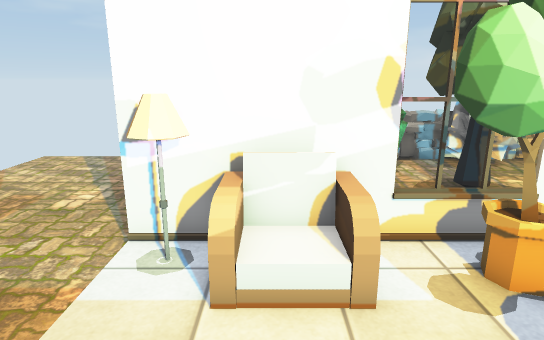
view 1 (above)

24 first-person views from a walk through a scene from a Unity 3-D project. The camera is 1.2 m above the floor, tilts 14° down and sees 75° across. The floor is counted in squares, 0.5 m on a side. Each view is taken from the middle of a square. On the plan, view 1 faces up. The plan holds only what a view shows up to about 20 squares ahead; the rest is blank. The place goes on beyond the plan. The player is left out. Some animated figures are not drawn. Some surface patterns are stand-ins.

view 2
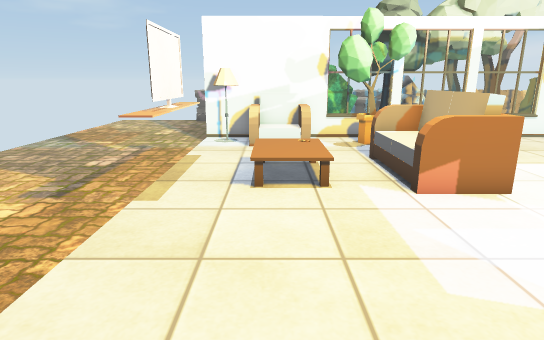

view 3
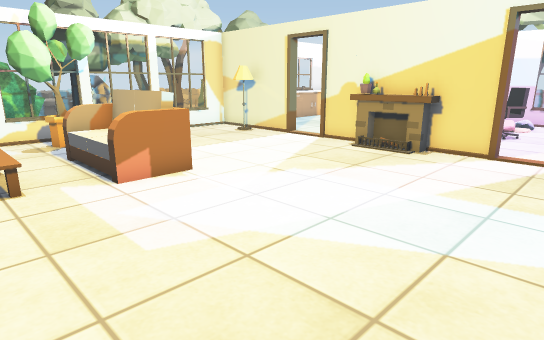

view 4
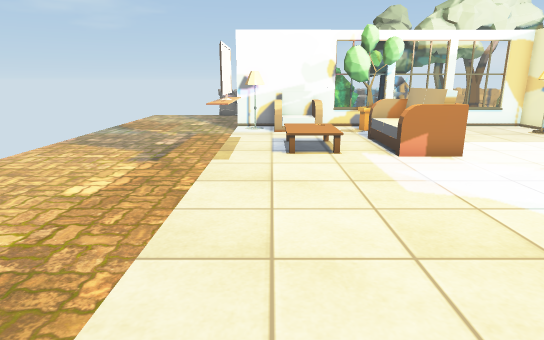

view 5
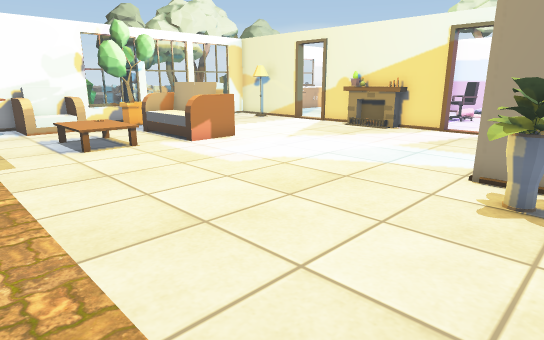

view 6
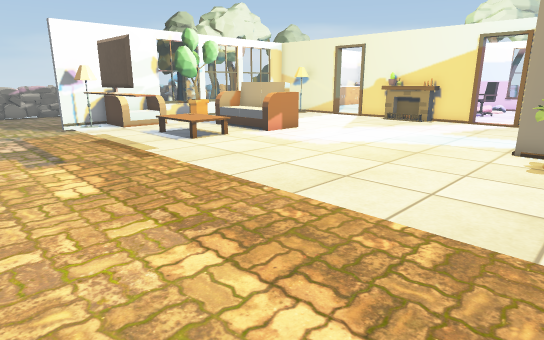

view 7
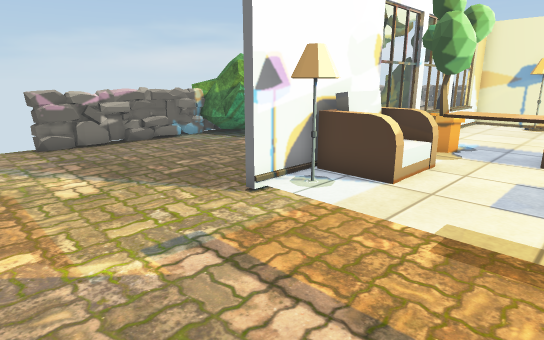

view 8
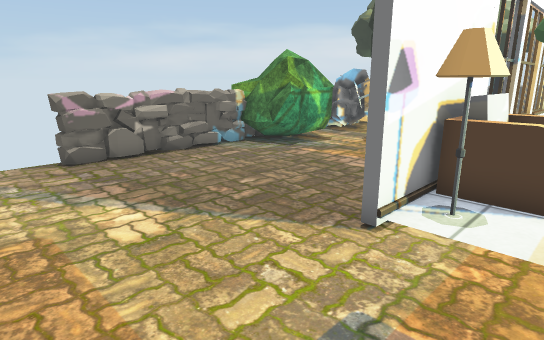

view 9
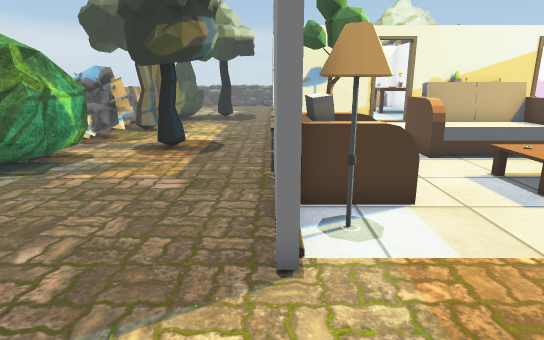

view 10
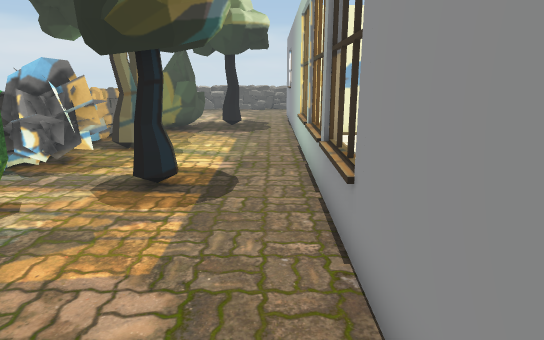

view 11
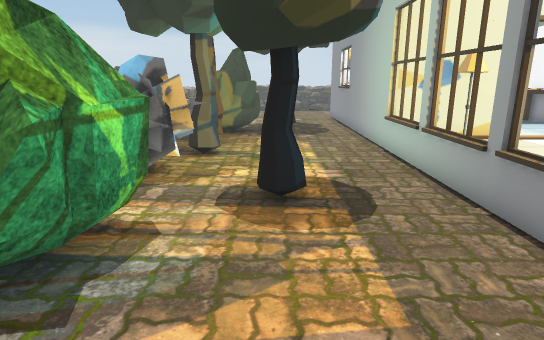

view 12
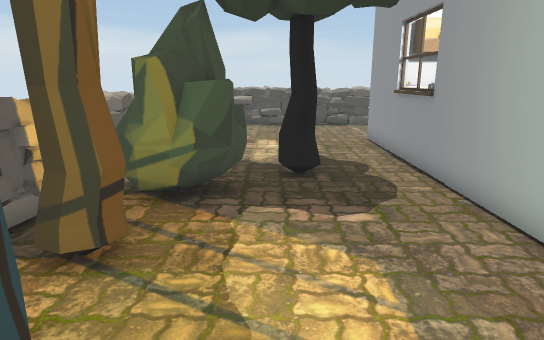

view 13
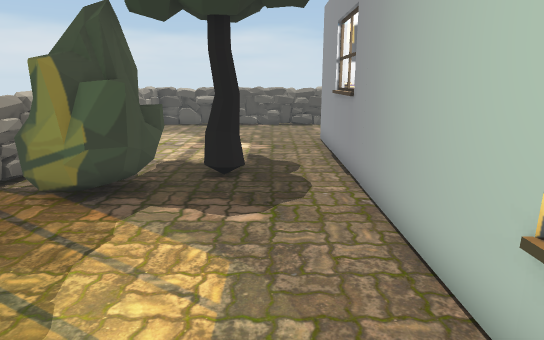

view 14
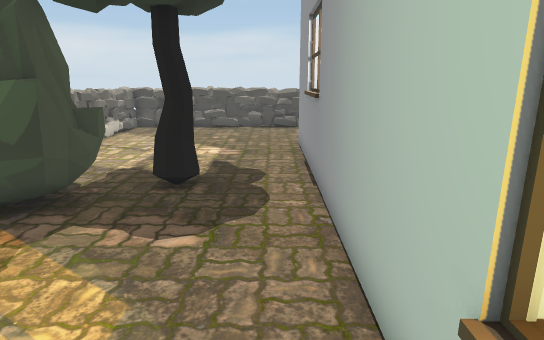

view 15
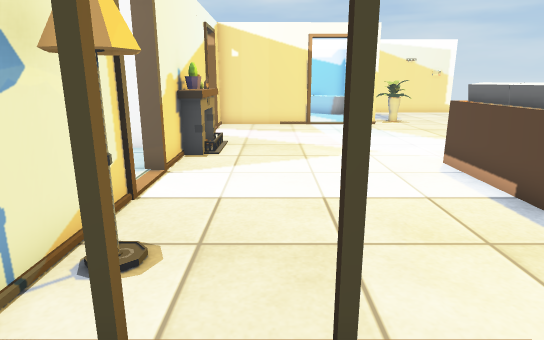

view 16
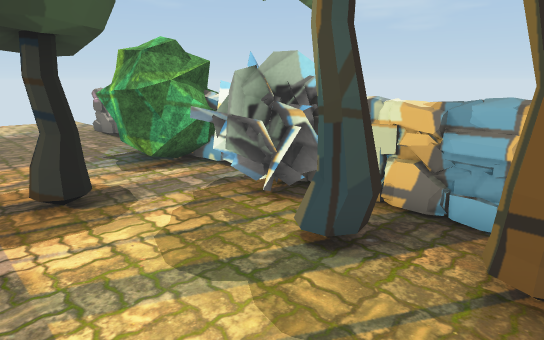

view 17
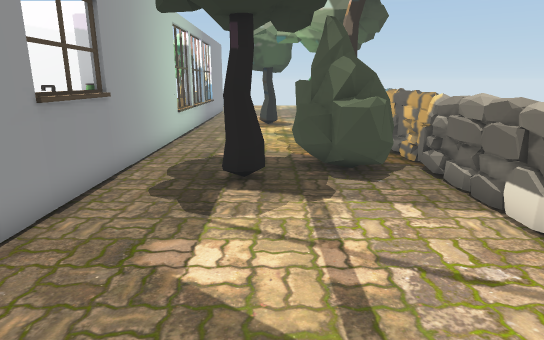

view 18
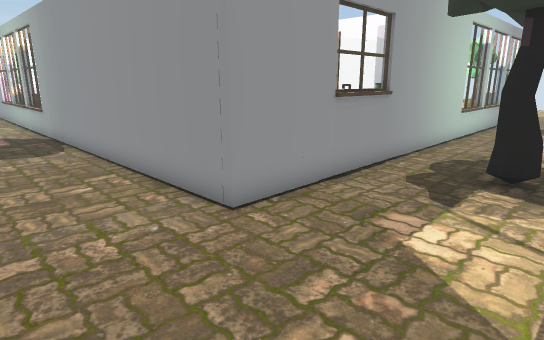

view 19
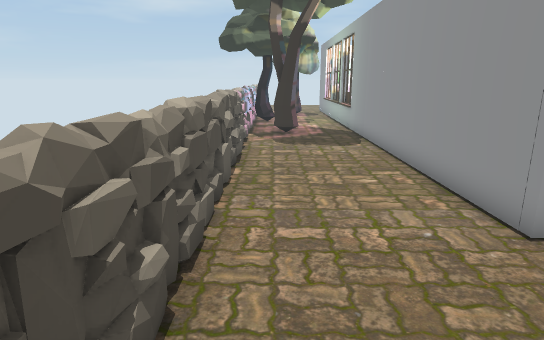

view 20
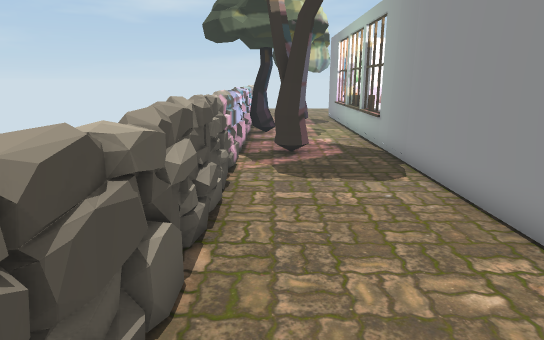

view 21
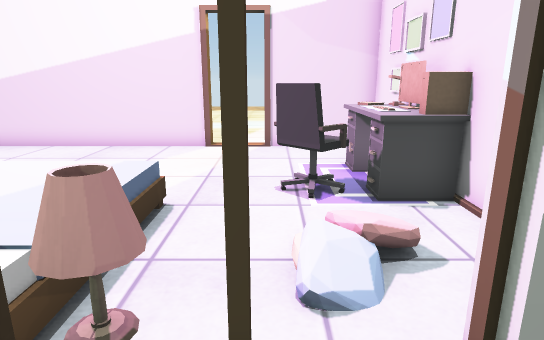

view 22
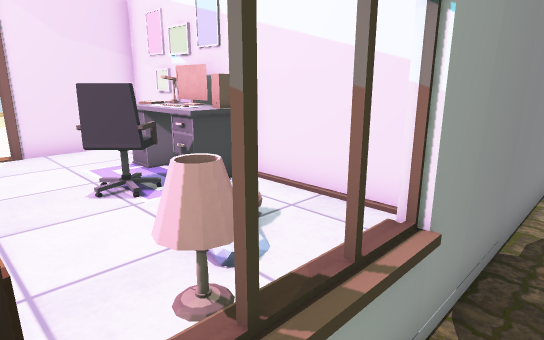

view 23
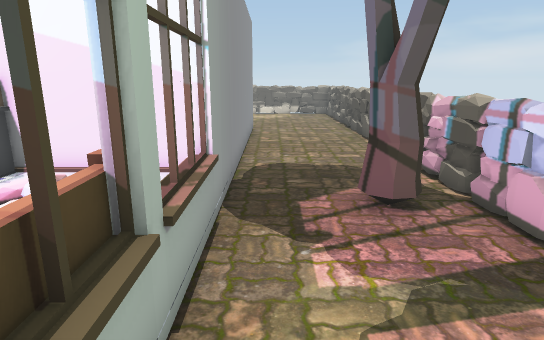

view 24
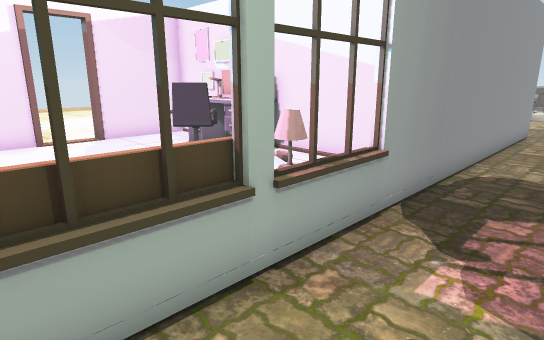

### Floor plan
Key: @ floor where view 1 was taken; # wall or solid block; x gap in a wall; . main floor; : floor 0.25 m higher than the main floor; + floor 0.5 m higher than the main floor; / step, stairs or slope; = window, fence, low wall or low ledge; ^ raised ledge; v drop or lower ground; B bush; T thing the floor can be seen under or through; R tree; L lamp; S sofa; F flower; I fireplace; C chair; A table; E bed; P picture; O other object.
Columns run from 10 left of view 1 to 30 right of it. Each row starts with its distance up from view 1.
 15 .....=======BBBB#OOOO^=^^^=^============
 14 ............BBBB.OOO#R^RR^BBB..........^
 13 ............BBBB.OOO RRRR BBBB.........=
 12 ...............RTR........BBB..........=
 11 ...............TTTR.........RR.........^
 10 ...............TTTR.........RR.........=^
  9 ...............RTT.....................==
  8 .......................................=^
  7 .......########x###x###############....=^
  6 ....... L#SS :F   :::::# OO OOO  O ....=^
  5 ........LS S:FFF::::::=# OO  OO  O#....==
  4 ........:::S:::::::::LL#           ....^^
  3 .......OO:::::::::::::##          #....==
  2 .......OO:::::OS:::::: #:         #....==
  1 .......OO:++::OS:::::::::          ....=^
  0 .......OO:@+::OS:::::::::         #....==
 -1 .......OO://:S S:::::: #:::       #....=
 -2 .......OO::::::S::::::I#:::A      #....=^
 -3  .......::::::::::::::O####AAA#####....=
 -4   ......::::::::::::::I###PP O    #....=^
 -5   ......::::::::::::::I#::OAAA:/::#..RR==
 -6    .....:::::::::::::::#::::OC//::x..RR=^
 -7   ......:::::::::::::::#::::C:::::#....^
 -8   ......:::::::::::::::::::::::::E#....=
 -9   ......::::::::::::::::::::://// x....=
-10    .....:::::::::::::::#::::      v.. RR
-11     ....:::::::# :###  #::        #.. R#
-12      ...:::::F##::     #::        x... =
-13   .   ..::::           #::       E#.   =

Positions as (right, up) in squares from view 1, and headings:
1: (0, 0), facing up
2: (0, -9), facing up
3: (0, -10), facing up-right
4: (-1, -13), facing up
5: (-4, -13), facing up-right
6: (-8, -13), facing up-right
7: (-8, 1), facing up-right
8: (-8, 4), facing up-right
9: (-7, 7), facing right
10: (-2, 8), facing right
11: (-1, 11), facing right
12: (9, 11), facing right
13: (9, 9), facing right
14: (10, 8), facing right
15: (10, 8), facing down
16: (14, 9), facing up-left
17: (27, 11), facing left
18: (28, 12), facing down-left
19: (28, 12), facing down
20: (28, 7), facing down
21: (25, -7), facing left
22: (25, -9), facing up-left
23: (25, -12), facing up
24: (27, -12), facing up-left
